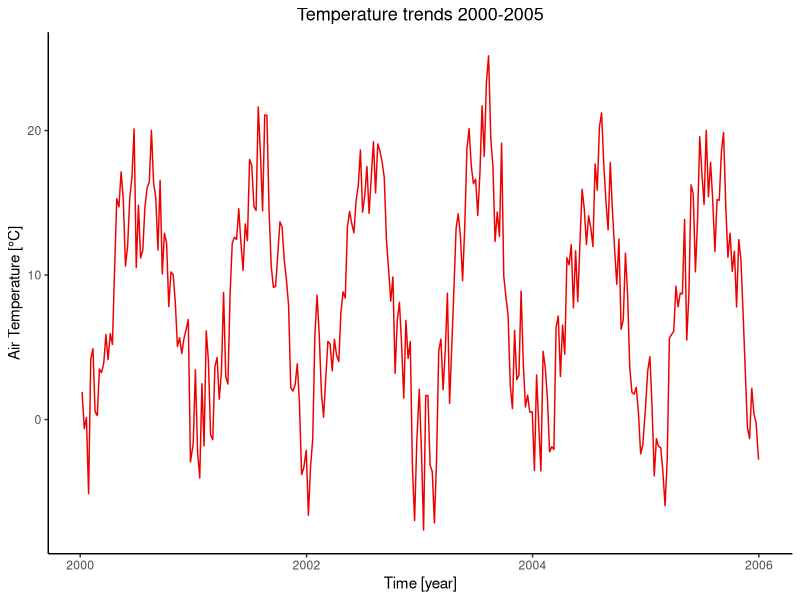
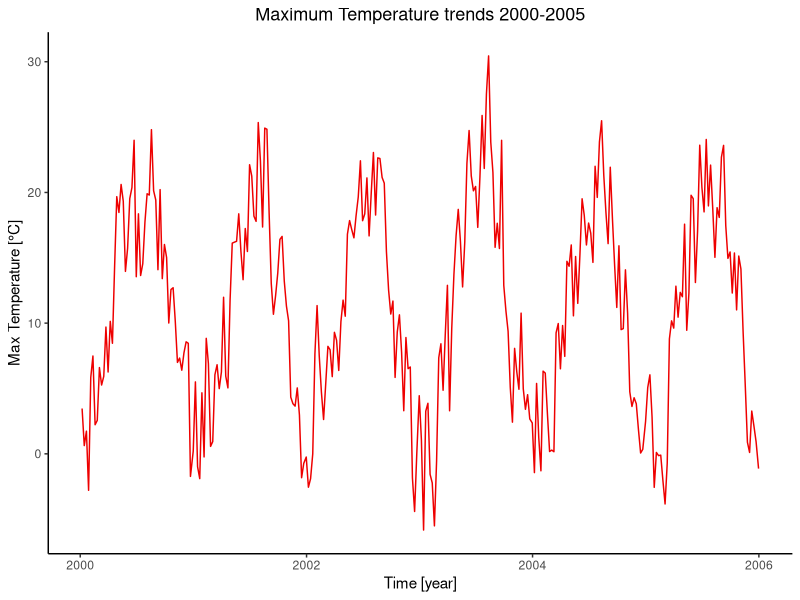
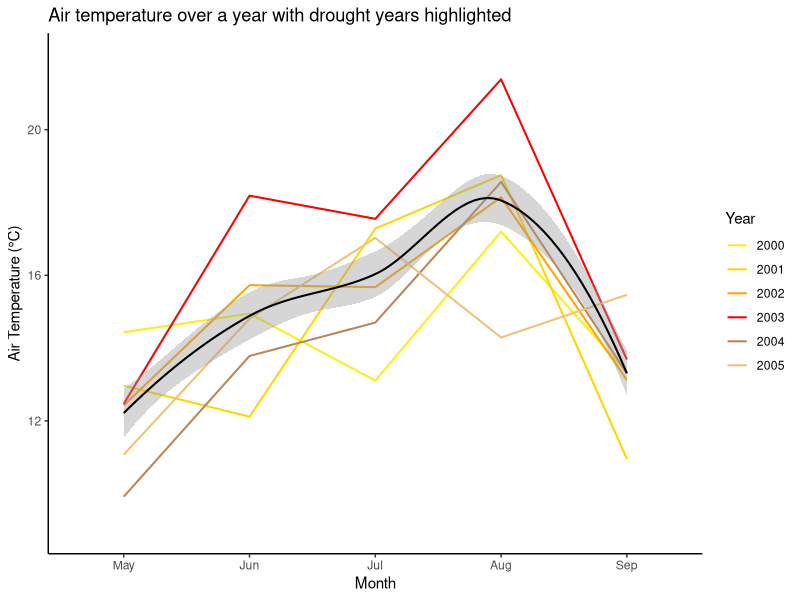
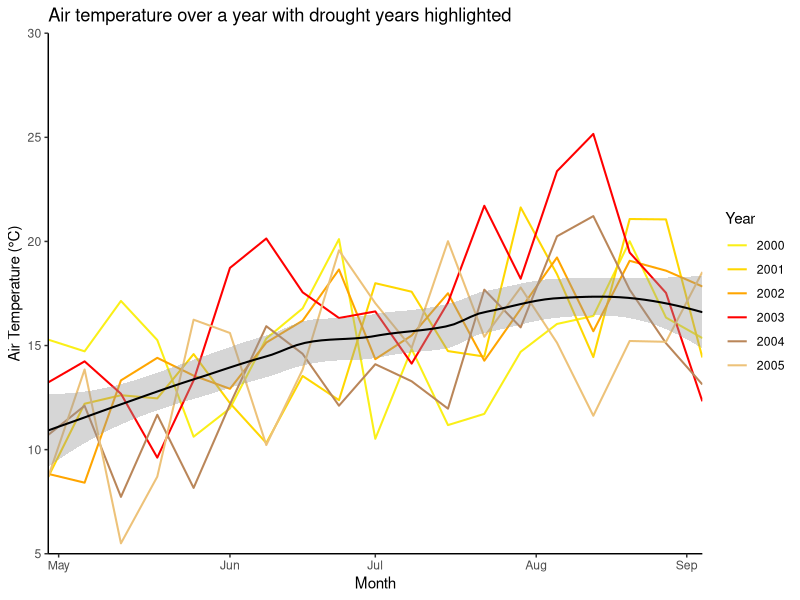
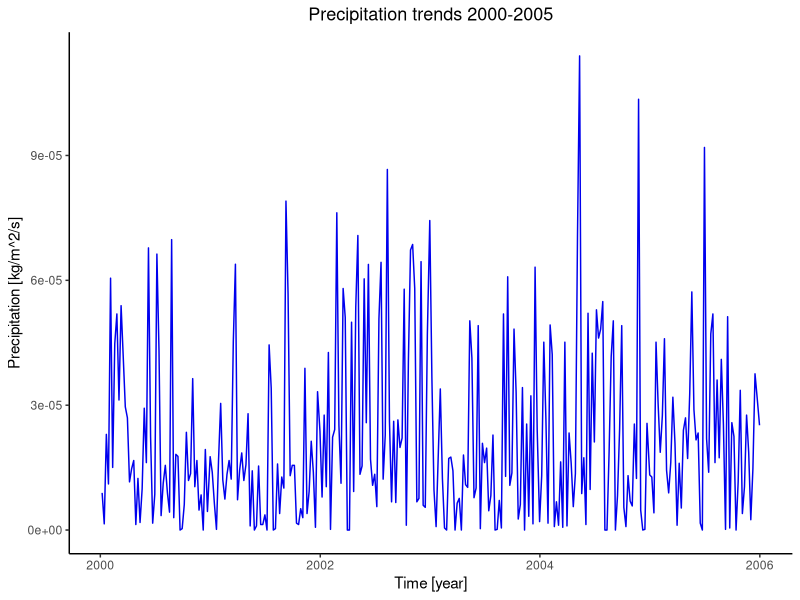
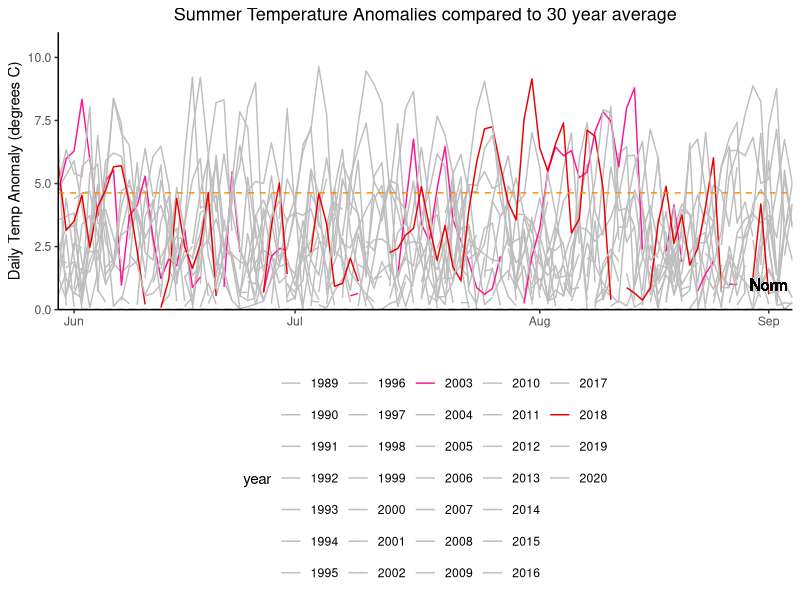
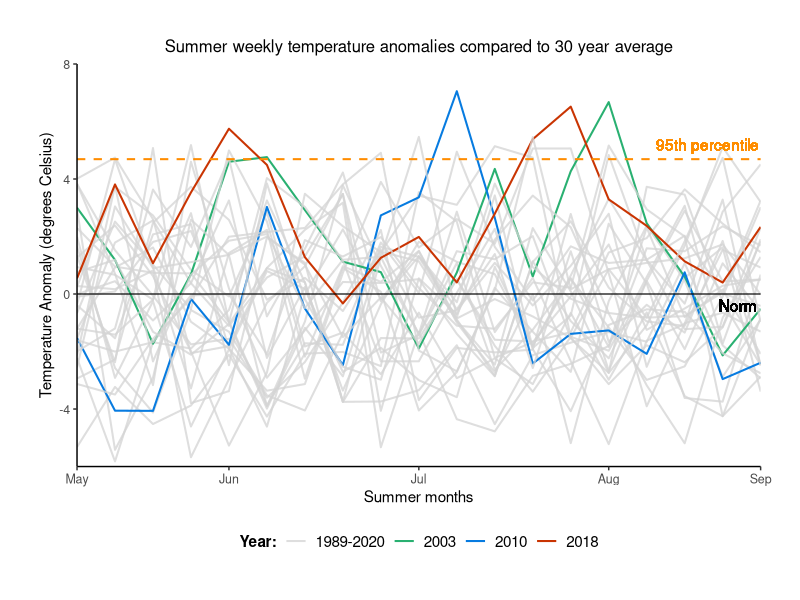
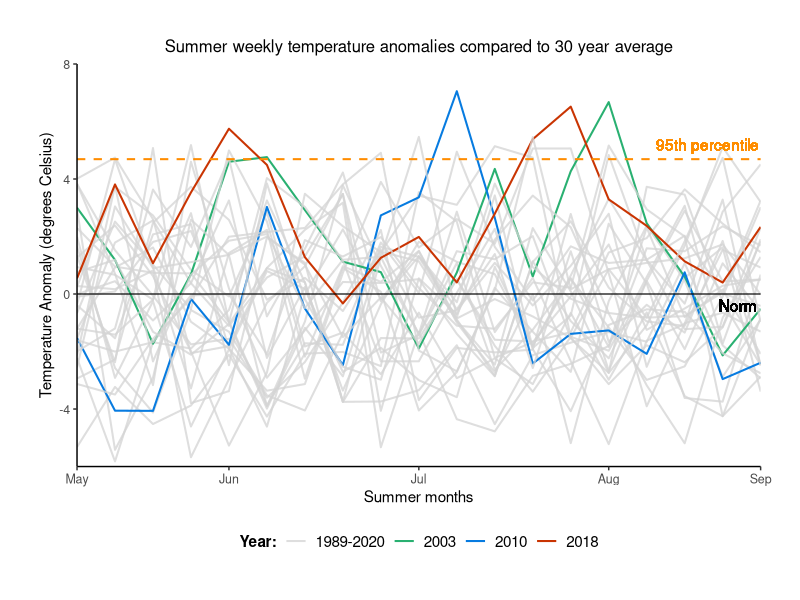

R code for these plots, in order: (Note: this script raises an error after producing the figures.)
####### Anomalies plotted #######
### Amended/final code script ###
### Tegan Williams March 2024 ###

#### Data loading & wrangling ####

# Libraries (required packages for data wrangling)
library(dplyr)
library(tidyverse)
library(ggplot2) 

# Load Meteorological Data
met_data <- read.csv("Data/DE-Hai-2000-2020-weekly_timeseries_met.csv", header = TRUE)
obs_data <- read.csv("Data/DE-Hai-2000-2020-weekly_timeseries_obs.csv", header = TRUE)
sm_data <- read.csv("Data/DE-Hai-2000-2020-weekly_timeseries_metSM.csv", header= TRUE)
climate_data <- read_csv("Data/DE-Hai_FLUXNET2015_DD_1989-2020_met.csv")

# Delete 2021 data from Met data set since only NA values (-9999)
rows_to_delete <- c(1093:1144)
met_data <- met_data[-rows_to_delete, ]

# Create new column for year, months and full dates 
rows_per_year <- 52
met_data$year <- rep(2000:2020, each = rows_per_year)
met_data$full_date <- as.Date(paste0(met_data$year, "-", met_data$doy), format = "%Y-%j")
met_data <- met_data %>%
  mutate(month = month(full_date, label = TRUE))

# Now filter datasets for fewer years
met_data$year <- as.numeric(met_data$year)
met2000to2005 <- met_data[met_data$year >= 2000 & met_data$year <= 2005, ]
met2015to2020 <- met_data[met_data$year >= 2015 & met_data$year <= 2020, ]

met2003 <- met_data[met_data$year >= 2003 & met_data$year <= 2003, ]
met2018 <- met_data[met_data$year >= 2018 & met_data$year <= 2018, ]

#### Plots of raw Meteorological data time series ####

# Air Temperature over Time for 2000 to 2005
ggplot(met2000to2005, aes(x = full_date, y = airt_C)) +
  geom_line(colour="red2") +
  theme(legend.position = "bottom", panel.background = element_blank(), axis.line = element_line(colour = "black")) + 
  labs(title="Temperature trends 2000-2005") + 
  theme(plot.title=element_text(size=13, hjust=0.5)) + # Title size and position
  xlab("Time [year]") + 
  ylab("Air Temperature [°C]")

# Max Air Temperature over Time for 2000-2005 --> EXACTLY THE SAME TRENDS
ggplot(met2000to2005, aes(x = full_date, y = maxt_C)) +
  geom_line(colour="red2") +
  theme(legend.position = "bottom", panel.background = element_blank(), axis.line = element_line(colour = "black")) + 
  labs(title="Maximum Temperature trends 2000-2005") + 
  theme(plot.title=element_text(size=13, hjust=0.5)) + 
  xlab("Time [year]") + 
  ylab("Max Temperature [°C]")


# plotting T over time for 5 consecutive years e.g., 2000-2005, to show the difference during drought years 
# plus add the 30-year mean temperature as well!
avg_monthly_temp <- met_data %>%
  group_by(year, month) %>%
  summarise(monthlyT = mean(airt_C, na.rm = TRUE))

avg_monthly_temp$year <- as.numeric(avg_monthly_temp$year)
avg_monthly_temp_05 <- avg_monthly_temp[avg_monthly_temp$year >= 2000 & avg_monthly_temp$year <= 2005, ]
avg_monthly_temp_20 <- avg_monthly_temp[avg_monthly_temp$year >= 2015 & avg_monthly_temp$year <= 2020, ]

met_data_with_avg_temp_05 <- left_join(met2000to2005, avg_monthly_temp_05, by = c("year", "month"))

ggplot(met_data_with_avg_temp_05, aes(x = month, y = monthlyT, colour = as.factor(year), group = year)) +
  geom_line(size = 0.7) +
  geom_smooth(method = 'loess', aes(group=1), colour = "black", size = 0.7) +
  scale_color_manual(values = c("#FAEF17", "#FFD700","#FFA500","red", "#BA8659", "#EDC279")) +
  labs(x = "Month", y = "Air Temperature (°C)", title = "Air temperature over a year with drought years highlighted", colour = "Year") +
  scale_x_discrete(limits = c("May", "Jun", "Jul", "Aug", "Sep")) +
  scale_y_continuous(limits = c(9, 22)) +
  theme(legend.position = "right", panel.background = element_blank(), axis.line = element_line(colour = "black"))

# Using weekly values without the mean monthly 
ggplot(met_data_with_avg_temp_05, aes(x = doy, y = airt_C, colour = as.factor(year), group = year)) +
  geom_line(size = 0.7) +
  geom_smooth(method = 'loess', aes(group=1), colour = "black", size = 0.7) +
  scale_color_manual(values = c("#FAEF17", "#FFD700","#FFA500","red", "#BA8659", "#EDC279")) +
  labs(x = "Month", y = "Air Temperature (°C)", title = "Air temperature over a year with drought years highlighted", colour = "Year") +
  scale_x_continuous(breaks = c(121, 154, 182, 213, 242), 
                     labels = c("May", "Jun", "Jul", "Aug", "Sep"),
                     expand = c(0, 0),
                     limits = c(119, 245)) +
  scale_y_continuous(expand = c(0, 0),
                     limits = c(5,30)) +
  theme(legend.position = "right", panel.background = element_blank(), axis.line = element_line(colour = "black"))


# Precipitation over Time
ggplot(met2000to2005, aes(x = full_date, y = precip_kgm2s)) +
  geom_line(colour="blue2") +
  theme(legend.position = "bottom", panel.background = element_blank(), axis.line = element_line(colour = "black"), 
        plot.title=element_text(size=13, hjust=0.5)) + # Title size and position
  labs(title="Precipitation trends 2000-2005") + 
  xlab("Time [year]") + 
  ylab("Precipitation [kg/m^2/s]")


#### Temperature Anomalies ####
# Reference period 1989-2020
climate_data <- climate_data %>%
  mutate(TIMESTAMP = as.character(TIMESTAMP),
         year = year(as.Date(TIMESTAMP, format = "%Y%m%d")),
         month = month(as.Date(TIMESTAMP, format = "%Y%m%d")),
         doy = yday(as.Date(TIMESTAMP, format = "%Y%m%d")))

daily_averages <- climate_data %>%
  group_by(doy) %>%
  summarize(AverageTemperature = mean(MeanT, na.rm = TRUE))

datafor2003 <- climate_data %>%
  filter(year == 2003)
datafor2018 <- climate_data %>%
  filter(year == 2018)
dataforboth <- climate_data %>%
  filter(year %in% c(2003, 2018))

temp_reference_period <- climate_data %>%
  filter(year >= 1989 & year <= 2020) %>%
  group_by(doy) %>%
  summarize(tAverage = mean(MeanT, na.rm = TRUE))

# Merge climate data with reference period
temp_merged_data <- merge(climate_data, temp_reference_period, by = "doy", all.x = TRUE)

# Calculate temperature anomalies
temp_merged_data$tempAnomaly <- temp_merged_data$MeanT - temp_merged_data$tAverage

# Calculate the 90th percentile of temperature anomalies
temp_percentile_90 <- quantile(temp_merged_data$tempAnomaly, 0.9, na.rm = TRUE)
temp_percentile_0 <- quantile(temp_merged_data$tempAnomaly, 0, na.rm = TRUE)

# Filter only values in the chosen percentile
temp_anomaly_data <- temp_merged_data %>%
  filter(tempAnomaly > temp_percentile_0)
temp_anomaly_data90 <- temp_merged_data %>%
  filter(tempAnomaly > temp_percentile_90)

min(temp_anomaly_data90$tempAnomaly)
max(temp_anomaly_data90$tempAnomaly)

temp_anomaly_data$year <- as.factor(temp_anomaly_data$year)
temp_anomaly_data$doy <- as.factor(temp_anomaly_data$doy)

temp_anomaly_data_filtered <- temp_anomaly_data[c("year", "doy", "tAverage", "tempAnomaly")]
temp_anomaly_data_filtered$doy <- as.numeric(temp_anomaly_data_filtered$doy)

# Plotting Temperature Anomalies over Time

# 1) using daily values
ggplot(temp_anomaly_data_filtered, aes(x = doy, y = tempAnomaly, colour = year)) +
  geom_line() +
  geom_hline(yintercept = 0, linetype = "dashed", colour = "black") +
  geom_hline(yintercept = 4.63, linetype = "dashed", colour = "darkorange") +
  geom_text(aes(x = 235, y = -11, label = "90th Percentile"), colour = "darkorange") + 
  geom_text(aes(x = 242, y = 1, label = "Norm"), colour = "black") + 
  labs(title = "Summer Temperature Anomalies compared to 30 year average",
       x = "",
       y = "Daily Temp Anomaly (degrees C)") +
  scale_colour_manual(values = c("grey","grey","grey","grey","grey","grey","grey","grey","grey","grey","grey","grey","grey","grey","deeppink","grey", "grey","grey","grey","grey","grey","grey","grey","grey","grey","grey","grey", "grey","grey", "red2", "grey", "grey")) +
  theme(legend.position = "bottom", panel.background = element_blank(), axis.line = element_line(colour = "black"), 
        plot.title=element_text(size=13, hjust=0.5)) +
  scale_x_continuous(breaks = c(154, 182, 213, 242), 
                     labels = c("Jun", "Jul", "Aug", "Sep"),
                     expand = c(0, 0),
                     limits = c(152, 245)) +
  scale_y_continuous(expand = c(0, 0),
                     limits = c(0,11))

# 2) using weekly temperature means to calculate anomalies
weekly_average_temp_data <- climate_data %>%
  group_by(week = ceiling(as.numeric(doy)/7)) %>%
  summarise(AverageWeeklyMeanT = mean(MeanT, na.rm = TRUE))

weekly_temp_data <- climate_data %>%
  group_by(year, week = ceiling(as.numeric(doy)/7)) %>%
  summarise(WeeklyMeanT = mean(MeanT, na.rm = TRUE))

# now find the anomaly values
weekly_temp_merged_data <- merge(weekly_average_temp_data, weekly_temp_data, by = "week", all.x = TRUE)
weekly_temp_merged_data$tempAnomaly <- weekly_temp_merged_data$WeeklyMeanT - weekly_temp_merged_data$AverageWeeklyMeanT
weekly_temp_percentile_90 <- quantile(weekly_temp_merged_data$tempAnomaly, 0.9, na.rm = TRUE)
weekly_temp_percentile_0 <- quantile(weekly_temp_merged_data$tempAnomaly, 0, na.rm = TRUE)
weekly_temp_percentile_95 <- quantile(weekly_temp_merged_data$tempAnomaly, 0.95, na.rm = TRUE)

weekly_temp_anomaly_data <- weekly_temp_merged_data %>%
  filter(tempAnomaly > weekly_temp_percentile_0)
weekly_temp_anomaly_data90 <- weekly_temp_merged_data %>%
  filter(tempAnomaly > weekly_temp_percentile_90)
weekly_temp_anomaly_data95 <- weekly_temp_merged_data %>%
  filter(tempAnomaly > weekly_temp_percentile_95)

min(weekly_temp_anomaly_data95$tempAnomaly)
max(weekly_temp_anomaly_data95$tempAnomaly)

temp_anomaly_data$year <- as.factor(temp_anomaly_data$year)
temp_anomaly_data$doy <- as.factor(temp_anomaly_data$doy)

weekly_temp_anomaly_data$year <- as.factor(weekly_temp_anomaly_data$year)
weekly_temp_anomaly_data$week <- as.numeric(weekly_temp_anomaly_data$week)


# creating a new column to group into drought vs non-drought years 
# based on their max value (e.g., >6.5 temp anomaly)

# Create new column 'drought_status' and initialise it with 'non-drought'

temp_anomaly_data_summer <- weekly_temp_anomaly_data[weekly_temp_anomaly_data$week >= 18 & weekly_temp_anomaly_data$week <= 36, ]
drought_years <- temp_anomaly_data_summer %>%
  filter(tempAnomaly > 6.5) %>%
  pull(year) %>%
  unique()
temp_anomaly_data_summer['Drought_Status'] = '1989-2020'
temp_anomaly_data_summer$Drought_Status[temp_anomaly_data_summer$year %in% drought_years] <- as.character(temp_anomaly_data_summer$year[temp_anomaly_data_summer$year %in% drought_years])
temp_anomaly_data_summer$Drought_Status <- as.factor(temp_anomaly_data_summer$Drought_Status)

min(temp_anomaly_data_summer$tempAnomaly)

palette_anomalies <- c("#D4D4D4C4", "#29B071", "#077BE0", "#C93402")



colourblind_palette <- c("#D4D4D4C4","#329FD6", "#C20502", "#9E21C4")

temp_anomaly_plot <- ggplot(temp_anomaly_data_summer, aes(x = week, y = tempAnomaly, colour = Drought_Status, group = year)) +
  geom_line(size = 0.7) +
  geom_hline(yintercept = 0, size = 0.4, colour = "black") +
  geom_hline(yintercept = 4.69, linetype = "dashed", size = 0.7, colour = "darkorange") +
  geom_text(aes(x = 35.4, y = -0.4, label = "Norm"), colour = "black") + 
  geom_text(aes(x = 34.6, y = 5.2, label = "95th percentile"), colour = "darkorange") + 
  labs(title = "Summer weekly temperature anomalies compared to 30 year average",
       x = "Summer months",
       y = "Temperature Anomaly (degrees Celsius)",
       colour = "Year:") +
  scale_colour_manual(values = palette_anomalies) +
  theme(legend.position = "bottom", panel.background = element_blank(), axis.line = element_line(colour = "black"), 
        plot.title = element_text(size=12, hjust=0.5),
        axis.title = element_text(size=11),
        axis.text = element_text(size=9),
        legend.title = element_text(size = 11, face = "bold", ),
        legend.text = element_text(size = 11),
        plot.margin = margin(1, 1, 1, 1, "cm")) +
  scale_x_continuous(breaks = c(18, 22, 27, 32, 36), 
                     labels = c("May", "Jun", "Jul", "Aug", "Sep"),
                     expand = c(0, 0),
                     limits = c(18, 36)) +
  scale_y_continuous(expand = c(0, 0),
                     limits = c(-6,8))

plot(temp_anomaly_plot)

dev.off()

# Save the plot as a PNG file to GitHub
ggsave("temp_anomaly_plot.png", plot = temp_anomaly_plot, width = 8, height = 6, dpi = 500)




#### Deep Soil Moisture Anomalies ####

# Reference period 2000-2020
sm_reference_period <- sm_data %>%
  filter(year >= 2000 & year <= 2020) %>%
  group_by(doy) %>%
  summarize(smAverage = mean(SWC_1, na.rm = TRUE))

# Merge with the main data
sm_merged_data <- merge(sm_data, sm_reference_period, by = "doy", all.x = TRUE)

# Calculate soil moisture anomalies
sm_merged_data$smAnomaly <- sm_merged_data$SWC_1 - sm_merged_data$smAverage

# Calculate the 90th percentile of sm anomalies
sm_percentile_95 <- quantile(sm_merged_data$smAnomaly, 0.95, na.rm = TRUE)
sm_percentile_90 <- quantile(sm_merged_data$smAnomaly, 0.9, na.rm = TRUE)
sm_percentile_0 <- quantile(sm_merged_data$smAnomaly, 0, na.rm = TRUE)
sm_percentile_10 <- quantile(sm_merged_data$smAnomaly, 0.1, na.rm = TRUE)

# Filter only values in the upper 90th percentile
sm_anomaly_data <- sm_merged_data %>%
  filter(smAnomaly > sm_percentile_0)

sm_anomaly_data90 <- sm_merged_data %>%
  filter(smAnomaly > sm_percentile_90)

sm_anomaly_data95 <- sm_merged_data %>%
  filter(smAnomaly > sm_percentile_95)

sm_anomaly_data10 <- sm_merged_data %>%
  filter(smAnomaly > sm_percentile_10)

min(sm_anomaly_data95$smAnomaly)

sm_anomaly_data$year <- as.factor(sm_anomaly_data$year)
sm_anomaly_data$doy <- as.factor(sm_anomaly_data$doy)

sm_anomaly_data_filtered <- sm_anomaly_data[c("year", "doy", "smAverage", "smAnomaly")]
sm_anomaly_data_filtered$year <- as.factor(sm_anomaly_data_filtered$year)
sm_anomaly_data_filtered$doy <- as.numeric(sm_anomaly_data_filtered$doy)

# Create new column 'drought_status' and initialise it with 'non-drought'
sm_anomaly_data_summer <- sm_anomaly_data_filtered %>%
  filter(doy %in% c(18:36))

sm_drought_years <- sm_anomaly_data_summer%>%
  filter(year %in% c(2003,2010,2018)) %>%
  pull(year) %>%
  unique()

sm_anomaly_data_summer['Drought_Status'] = '2000-2020'

sm_anomaly_data_summer <- sm_anomaly_data_summer %>%
  mutate(Drought_Status = ifelse(year %in% sm_drought_years, as.character(year), Drought_Status))

sm_anomaly_data_summer$Drought_Status <- as.factor(sm_anomaly_data_summer$Drought_Status)
sm_anomaly_data_summer$year <- as.factor(sm_anomaly_data_summer$year)
sm_anomaly_data_summer$doy <- as.numeric(sm_anomaly_data_summer$doy)
sm_anomaly_data_summer$smAnomaly <- as.numeric(sm_anomaly_data_summer$smAnomaly)

sm_anomaly_data_filtered10 <- sm_anomaly_data_summer %>%
  filter(smAnomaly > sm_percentile_10)

deficit_data <- sm_anomaly_data_summer %>%
  filter(smAnomaly < 0)
drought_threshold <- quantile(deficit_data$smAnomaly, 0.05)
minimum_deficit <- deficit_data %>%
  mutate(Drought_Status = ifelse(smAnomaly < drought_threshold, "Drought", "No Drought"))

drought_threshold95 <- minimum_deficit %>%
  filter(Drought_Status == "Drought")

max(drought_threshold95$smAnomaly)

# threshold for 80th percentile is -8.06
# threshold for 90th percentile is -9.43
# threshold for 95th percentile is -9.93

palette_before <- c("#D4D4D4C4", "#178A86", "#0F5596", "#B51717")

# Plotting soil moisture anomalies
sm_anomaly_plot <- ggplot(sm_anomaly_data_summer, aes(x = doy, y = smAnomaly, group = year, colour = Drought_Status)) +
  geom_line(size = 0.7) +
  geom_hline(yintercept = 0, size = 0.4, colour = "black") +
  geom_hline(yintercept = -8.06, linetype = "dashed", size = 0.7, colour = "darkorange") +
  geom_text(aes(x = 35.4, y = 1, label = "Norm"), colour = "black") + 
  geom_text(aes(x = 34.6, y = -10, label = "80th percentile"), colour = "darkorange") +  
  labs(title = "Summer weekly deep soil moisture anomalies compared to 20 year average",
       x = "Summer months",
       y = "Deep Soil Moisture Anomaly (mm)",
       colour = "Year:") +
  scale_colour_manual(values = palette_anomalies) +
  theme(legend.position = "bottom", panel.background = element_blank(), axis.line = element_line(colour = "black"), 
        plot.title = element_text(size=12, hjust=0.5),
        axis.title = element_text(size=11),
        axis.text = element_text(size=9),
        legend.title = element_text(size = 11, face = "bold", ),
        legend.text = element_text(size = 11),
        plot.margin = margin(1, 1, 1, 1, "cm")) +
  scale_x_continuous(breaks = c(18, 22, 27, 32, 36), 
                     labels = c("May", "Jun", "Jul", "Aug", "Sep"),
                     expand = c(0, 0),
                     limits = c(18, 36)) +
  scale_y_continuous(expand = c(0, 0),
                     limits = c(-15,15))

plot(sm_anomaly_plot)

ggsave("sm_anomaly_plot.png", plot = sm_anomaly_plot, width = 8, height = 6, dpi = 500)
